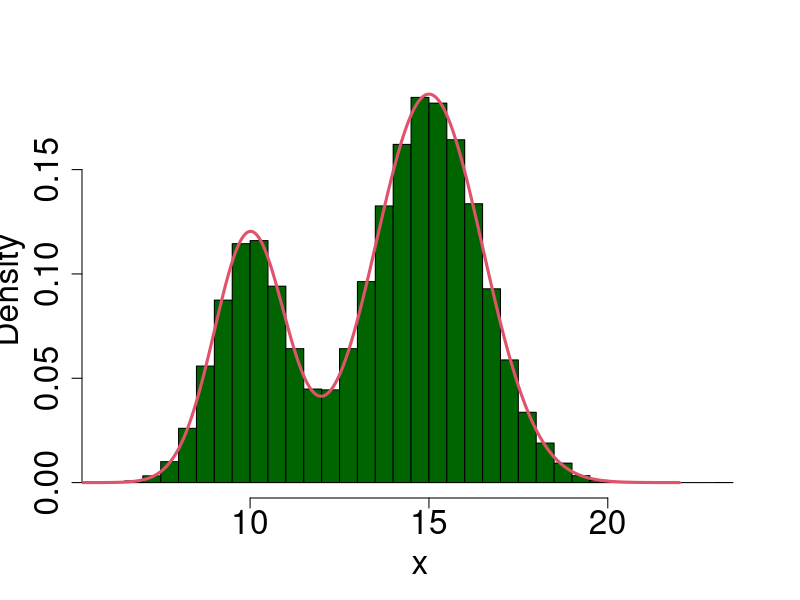
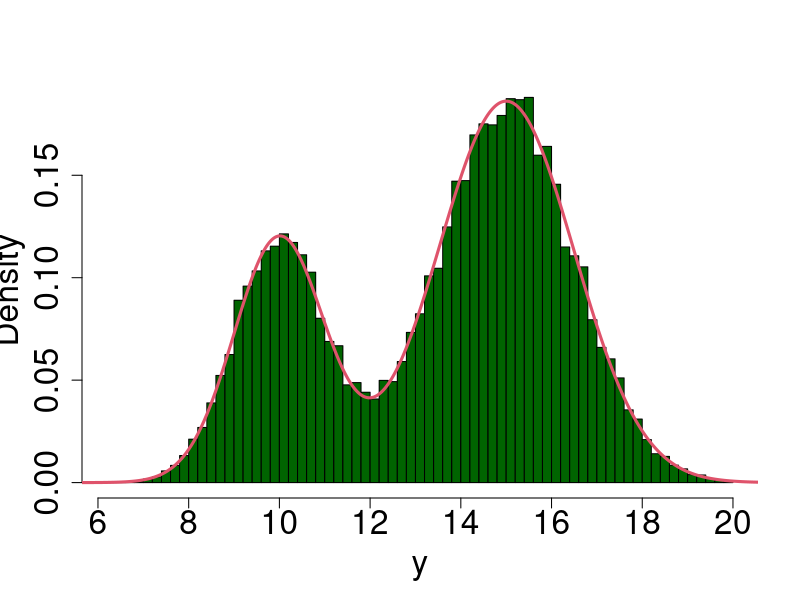
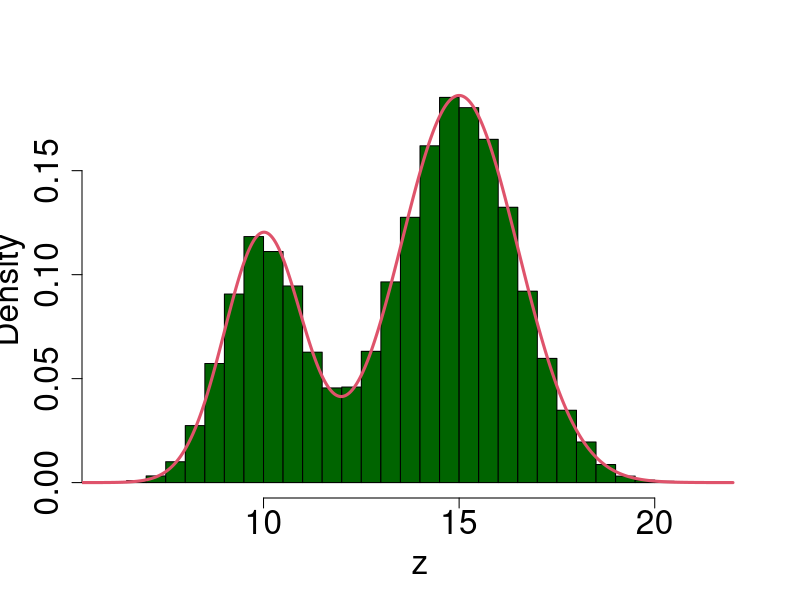

Recreate these plots in R, in order.
# rm(list=ls())
#====================================================
# Exemplo 1 para gerar de uma mistura discreta de 
# duas normais 
#====================================================
set.seed(12345)
n      <- 100000 # Tamanho da amostra
omega  <- 0.3
mu1    <- 10
sigma1 <- 1
mu2    <- 15
sigma2 <- 1.5
y      <- rbinom(n,1,omega)
mu     <- y*mu1    + (1-y)*mu2
sigma  <- y*sigma1 + (1-y)*sigma2
x      <- rnorm(n,mu,sigma)  

x11()
hist(x,nclass=50,prob=T,main="",cex.axis=2,cex.lab=2,col="darkgreen")
xseq <- seq(5,22,length=1000)
yseq <- omega*dnorm(xseq,mu1,sigma1)+(1-omega)*dnorm(xseq,mu2,sigma2)
lines(xseq,yseq,col=2,lwd=3)

#====================================================
# Exemplo 2 para gerar de uma mistura discreta de 
# duas normais pelo metodo da amostragem ponderada 
#====================================================
# Proposta U(0,20)
m      <- 50000  # reamostragem
xprop  <- runif(n,0,20)
pesos  <- 20*(     omega*dnorm(xprop,mu1,sigma1)
                   +(1-omega)*dnorm(xprop,mu2,sigma2)) 
prob   <- pesos/sum(pesos)	
sum(prob)
y      <- sample(xprop,m,replace=T,prob=prob)

x11()
hist(y,nclass=50,prob=T,main="",cex.axis=2,cex.lab=2,col="darkgreen")
xseq <- seq(5,22,length=1000)
yseq <- omega*dnorm(xseq,mu1,sigma1)+(1-omega)*dnorm(xseq,mu2,sigma2)
lines(xseq,yseq,col=2,lwd=3)

#====================================================
#
# PROBLEMAS de cobertura na cauda superior!
#
#====================================================

# probabilidade de X>20
1-(omega*pnorm(20,mu1,sigma1)+(1-omega)*pnorm(20,mu2,sigma2))

# probabilidade de X<0
omega*pnorm(0,mu1,sigma1)+(1-omega)*pnorm(0,mu2,sigma2)

#====================================================
# Exemplo 3 para gerar de uma mistura discreta de 
# duas normais pelo metodo da amostragem ponderada 
#====================================================
# Proposta N(13,5; 3^2)
mu     <-  omega*mu1+(1-omega)*mu2
mu
# valor esperado da variancia condicional
aux1   <- omega*(sigma1^2)+(1-omega)*(sigma2^2)
# variancia do valor esperado condicional
aux2   <- omega*(mu1-mu)^2+(1-omega)*(mu2-mu)^2
sig2   <- aux1+aux2          
sig2 # Vamos escolher um valor um pouco maior: 9

m      <- 50000  # reamostragem
xprop  <- rnorm(n,mu,3)
pesos  <- ( (     omega*dnorm(xprop,mu1,sigma1)
                  +(1-omega)*dnorm(xprop,mu2,sigma2))/
              dnorm(xprop,mu,3) )
prob   <- pesos/sum(pesos)	
sum(prob)
z      <- sample(xprop,m,replace=T,prob=prob)

x11()
hist(z,nclass=50,prob=T,main="",cex.axis=2,cex.lab=2,col="darkgreen")
xseq <- seq(5,22,length=1000)
yseq <- omega*dnorm(xseq,mu1,sigma1)+(1-omega)*dnorm(xseq,mu2,sigma2)
lines(xseq,yseq,col=2,lwd=3)

# Algum valor maior que 20?
any(z>20)

#====================================================
# Fim
#====================================================